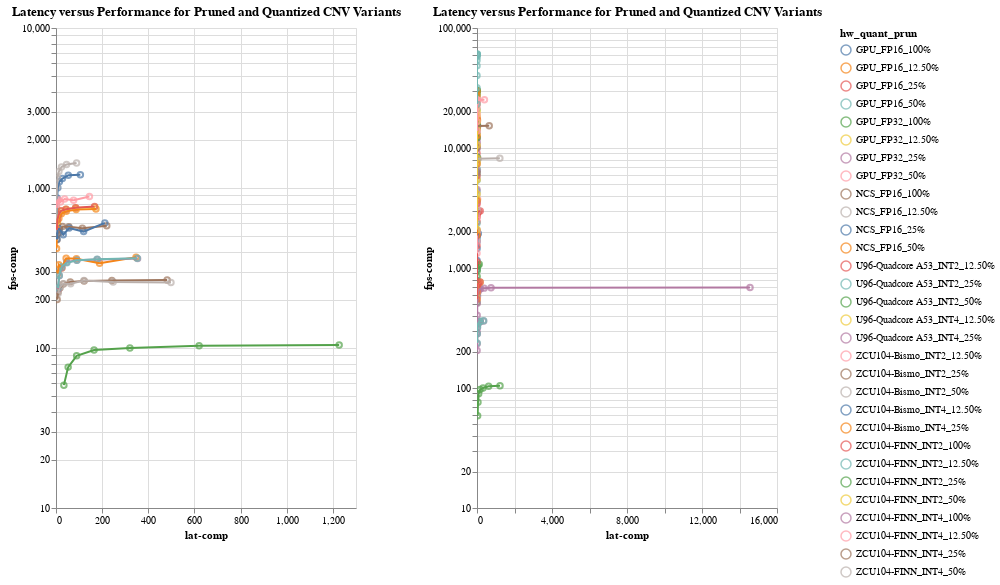

The notebook cell saved with this chart:
### Markdown cell above
### Line Plot

### Code cell
#hide_input
fig25s = []
fig25_dfs = [figa_df, figb_df]
for df in fig25_dfs:
    sel = alt.selection_multi(fields=["hw_quant_prun"], bind="legend")
    fig25_dot = alt.Chart(df).mark_point().encode(
        x='lat-comp',
        y=alt.Y('fps-comp', scale=alt.Scale(type="log")),
        color=select_color(sel, 'hw_quant_prun:N'),
        tooltip=['fps-comp', 'lat-comp', 'HWType', 'batch/thread/stream'],
    )
    fig25_line = alt.Chart(df).mark_line().encode(
        x='lat-comp',
        y='fps-comp',
        color=select_color(sel, 'hw_quant_prun:N'),
        tooltip=['fps-comp', 'lat-comp', 'HWType', 'batch/thread/stream'],
    )

    fig = (fig25_dot+fig25_line).properties(
        title="Latency versus Performance for Pruned and Quantized CNV Variants",
        width=W/len(fig25_dfs),
        height=H,
    ).add_selection(sel).interactive()
    
    fig25s.append(fig)
    
alt.hconcat(*fig25s)
